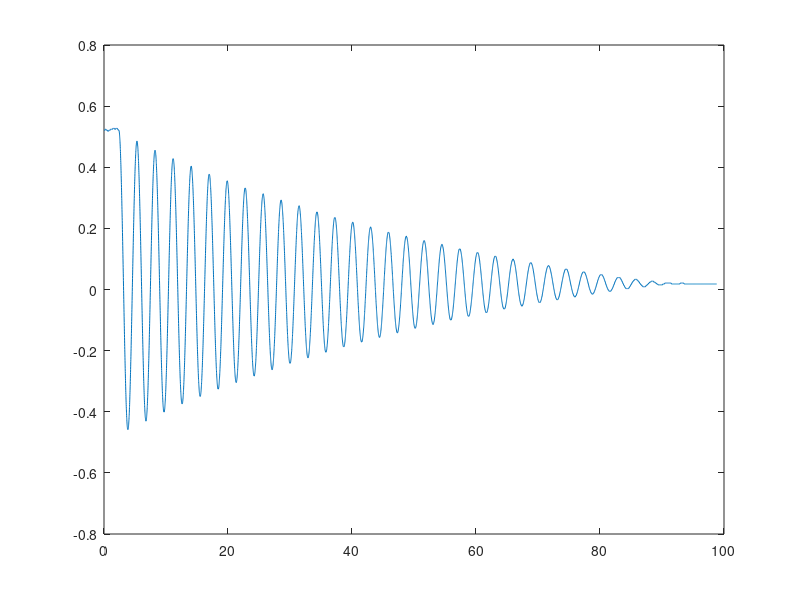

MATLAB code for this plot: (Note: this script raises an error after producing the figure.)
%% Zad 1

close all;
clear all;
load('data_01.mat')

x = x*pi/180;

figure
plot(t,x)

Ts = 0.01;
delta = 360/2048;
alpha = x(length(x)-1);
xlb = 300;
xub = length(x) - 1800;
x = x(xlb:xub);
t = t(xlb:xub);
t = t - t(1);
clear lb ub

fgoal1 = @(c,t,x) (fgoal(@(t,x) fsys1(t,x,c(1),alpha,c(2)),t,x,[c(3);c(4)]));

c0 = [2*pi*7/(34.32-14.03);0.012;x(1);(x(2)-x(1))/Ts];
lb = [c0(1)/2;0;c0(3)-1;c0(4)*10];
ub = [c0(1)*2;1;c0(3)+1;c0(4)/10];

options = optimset('display', 'iter');
copt=lsqnonlin(@(c) fgoal1(c,t,x),c0,lb,ub,options);
clear options

[ts xs] = ode45(@(t,x) fsys1(t,x,copt(1),alpha,copt(2)),t,[copt(3);copt(4)]);

figure
plot(t,x,ts,xs(:,1))

figure
plot(t,x - xs(:,1))

